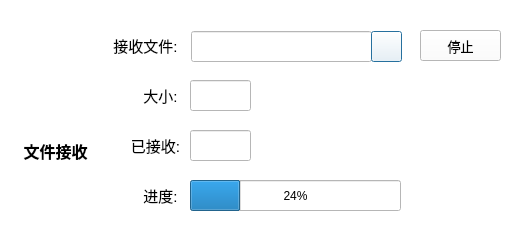
<?xml version="1.0" encoding="UTF-8"?>
<ui version="4.0">
 <class>FileCntDlg</class>
 <widget class="QDialog" name="FileCntDlg">
  <property name="geometry">
   <rect>
    <x>0</x>
    <y>0</y>
    <width>528</width>
    <height>244</height>
   </rect>
  </property>
  <property name="windowTitle">
   <string>Dialog</string>
  </property>
  <property name="styleSheet">
   <string notr="true">background-color: rgb(255, 255, 255);</string>
  </property>
  <widget class="QLineEdit" name="rfileSizeLineEdit">
   <property name="geometry">
    <rect>
     <x>190</x>
     <y>80</y>
     <width>61</width>
     <height>31</height>
    </rect>
   </property>
   <property name="readOnly">
    <bool>true</bool>
   </property>
  </widget>
  <widget class="QLabel" name="label">
   <property name="geometry">
    <rect>
     <x>30</x>
     <y>80</y>
     <width>61</width>
     <height>51</height>
    </rect>
   </property>
   <property name="text">
    <string/>
   </property>
   <property name="pixmap">
    <pixmap resource="res.qrc">:/trans.png</pixmap>
   </property>
  </widget>
  <widget class="QLabel" name="label_3">
   <property name="geometry">
    <rect>
     <x>110</x>
     <y>30</y>
     <width>71</width>
     <height>31</height>
    </rect>
   </property>
   <property name="font">
    <font>
     <family>Microsoft YaHei UI</family>
     <pointsize>11</pointsize>
     <weight>50</weight>
     <italic>false</italic>
     <bold>false</bold>
    </font>
   </property>
   <property name="styleSheet">
    <string notr="true"/>
   </property>
   <property name="text">
    <string>接收文件:</string>
   </property>
   <property name="alignment">
    <set>Qt::AlignCenter</set>
   </property>
  </widget>
  <widget class="QLabel" name="label_6">
   <property name="geometry">
    <rect>
     <x>140</x>
     <y>180</y>
     <width>41</width>
     <height>31</height>
    </rect>
   </property>
   <property name="font">
    <font>
     <family>Microsoft YaHei UI</family>
     <pointsize>11</pointsize>
     <weight>50</weight>
     <italic>false</italic>
     <bold>false</bold>
    </font>
   </property>
   <property name="styleSheet">
    <string notr="true"/>
   </property>
   <property name="text">
    <string>进度:</string>
   </property>
   <property name="alignment">
    <set>Qt::AlignCenter</set>
   </property>
  </widget>
  <widget class="QProgressBar" name="recvProgressBar">
   <property name="geometry">
    <rect>
     <x>190</x>
     <y>180</y>
     <width>211</width>
     <height>31</height>
    </rect>
   </property>
   <property name="value">
    <number>24</number>
   </property>
  </widget>
  <widget class="QLineEdit" name="rfileNameLineEdit">
   <property name="enabled">
    <bool>false</bool>
   </property>
   <property name="geometry">
    <rect>
     <x>191</x>
     <y>31</y>
     <width>181</width>
     <height>31</height>
    </rect>
   </property>
   <property name="font">
    <font>
     <family>Microsoft YaHei UI</family>
     <pointsize>10</pointsize>
    </font>
   </property>
  </widget>
  <widget class="QLineEdit" name="recvSizeLineEdit">
   <property name="geometry">
    <rect>
     <x>190</x>
     <y>130</y>
     <width>61</width>
     <height>31</height>
    </rect>
   </property>
   <property name="readOnly">
    <bool>true</bool>
   </property>
  </widget>
  <widget class="QPushButton" name="openFilePushButton">
   <property name="geometry">
    <rect>
     <x>371</x>
     <y>31</y>
     <width>31</width>
     <height>31</height>
    </rect>
   </property>
   <property name="font">
    <font>
     <family>Microsoft JhengHei UI</family>
     <pointsize>10</pointsize>
    </font>
   </property>
   <property name="text">
    <string/>
   </property>
   <property name="icon">
    <iconset resource="res.qrc">
     <normaloff>:/dou.png</normaloff>:/dou.png</iconset>
   </property>
   <property name="iconSize">
    <size>
     <width>22</width>
     <height>22</height>
    </size>
   </property>
  </widget>
  <widget class="QLabel" name="label_4">
   <property name="geometry">
    <rect>
     <x>140</x>
     <y>80</y>
     <width>41</width>
     <height>31</height>
    </rect>
   </property>
   <property name="font">
    <font>
     <family>Microsoft YaHei UI</family>
     <pointsize>11</pointsize>
     <weight>50</weight>
     <italic>false</italic>
     <bold>false</bold>
    </font>
   </property>
   <property name="styleSheet">
    <string notr="true"/>
   </property>
   <property name="text">
    <string>大小:</string>
   </property>
   <property name="alignment">
    <set>Qt::AlignCenter</set>
   </property>
  </widget>
  <widget class="QPushButton" name="cntClosePushButton">
   <property name="geometry">
    <rect>
     <x>420</x>
     <y>30</y>
     <width>81</width>
     <height>31</height>
    </rect>
   </property>
   <property name="font">
    <font>
     <family>Microsoft JhengHei UI</family>
     <pointsize>10</pointsize>
    </font>
   </property>
   <property name="text">
    <string>停止</string>
   </property>
  </widget>
  <widget class="QLabel" name="label_5">
   <property name="geometry">
    <rect>
     <x>130</x>
     <y>130</y>
     <width>51</width>
     <height>31</height>
    </rect>
   </property>
   <property name="font">
    <font>
     <family>Microsoft YaHei UI</family>
     <pointsize>11</pointsize>
     <weight>50</weight>
     <italic>false</italic>
     <bold>false</bold>
    </font>
   </property>
   <property name="styleSheet">
    <string notr="true"/>
   </property>
   <property name="text">
    <string>已接收:</string>
   </property>
   <property name="alignment">
    <set>Qt::AlignCenter</set>
   </property>
  </widget>
  <widget class="QLabel" name="label_2">
   <property name="geometry">
    <rect>
     <x>20</x>
     <y>140</y>
     <width>71</width>
     <height>21</height>
    </rect>
   </property>
   <property name="font">
    <font>
     <family>Microsoft YaHei UI</family>
     <pointsize>12</pointsize>
     <weight>75</weight>
     <italic>false</italic>
     <bold>true</bold>
    </font>
   </property>
   <property name="styleSheet">
    <string notr="true"/>
   </property>
   <property name="text">
    <string>文件接收</string>
   </property>
   <property name="alignment">
    <set>Qt::AlignCenter</set>
   </property>
  </widget>
 </widget>
 <resources>
  <include location="res.qrc"/>
 </resources>
 <connections/>
</ui>
